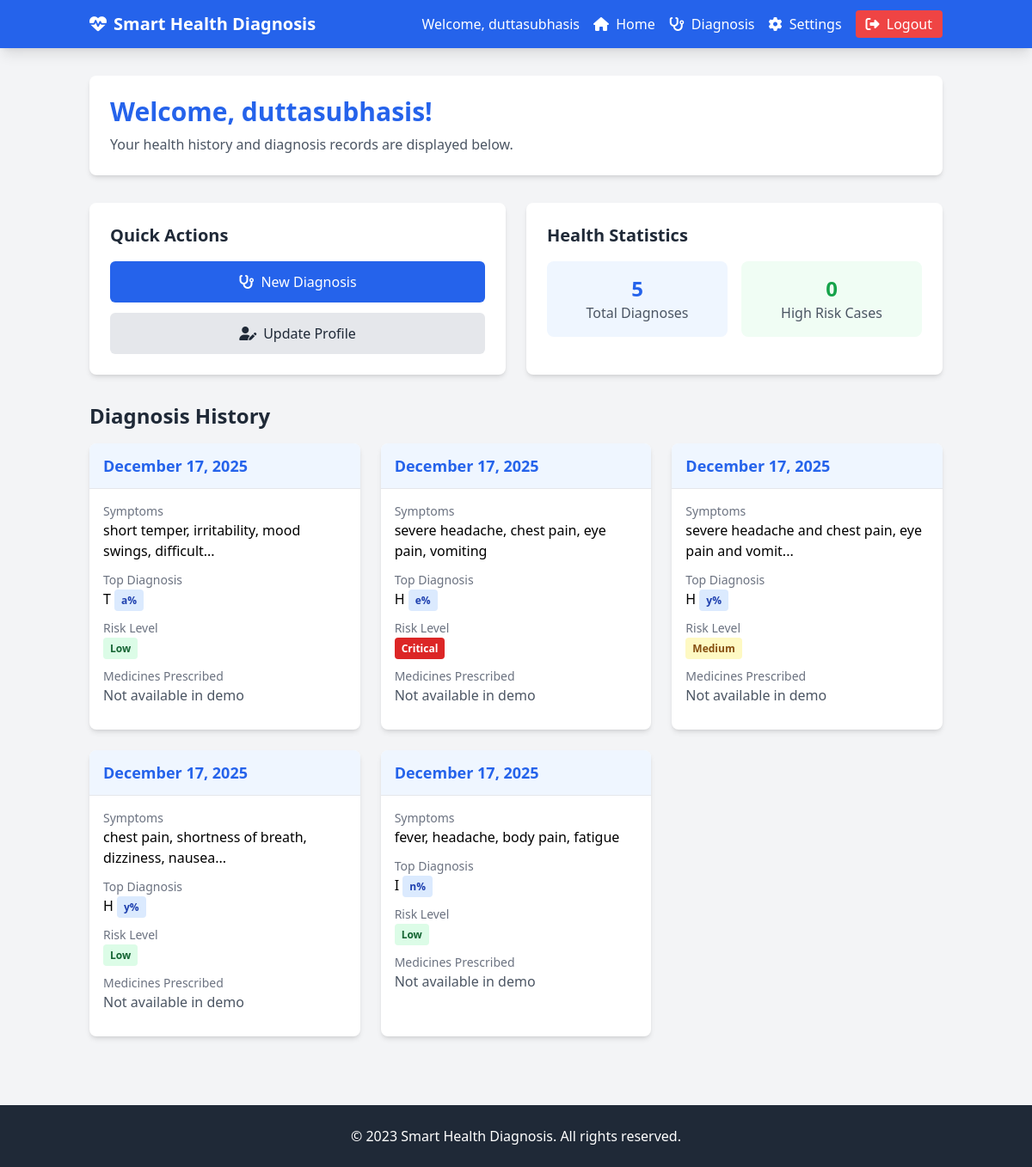
The app's page /home (signed in) with its own data.
### app/models.py (models this page shows, shortened)
class Diagnosis(db.Model):
    id = db.Column(db.Integer, primary_key=True)
    date = db.Column(db.DateTime, nullable=False, default=datetime.utcnow)
    symptoms = db.Column(db.Text, nullable=False)
    heart_rate = db.Column(db.Integer, nullable=True)
    pulse_rate = db.Column(db.Integer, nullable=True)
    systolic_bp = db.Column(db.Integer, nullable=True)
    diastolic_bp = db.Column(db.Integer, nullable=True)
    temperature = db.Column(db.Float, nullable=True)
    diagnosis_result = db.Column(db.JSON, nullable=False)  # Store as JSON
    user_id = db.Column(db.Integer, db.ForeignKey('user.id'), nullable=False)

### app/routes.py (the view)
@app.route('/home')
def home():
    if 'user_id' not in session:
        return redirect(url_for('login'))
    diagnoses = Diagnosis.query.filter_by(user_id=session['user_id']).order_by(Diagnosis.date.desc()).all()
    return render_template('home.html', diagnoses=diagnoses)

### app/__init__.py (called while the page is built)
@app.template_filter('from_json')
def from_json(value):
    try:
        return json.loads(value)
    except:
        return {}

### app/templates/home.html (shortened to what this page needs)
{% extends "base.html" %}
{% block content %}
<div class="bg-white rounded-lg shadow-md p-6 mb-8">
    <h1 class="text-3xl font-bold text-blue-600 mb-2">Welcome, {{ session.user_name }}!</h1>
    <p class="text-gray-600">Your health history and diagnosis records are displayed below.</p>
</div>
<div class="flex flex-col md:flex-row gap-6 mb-8">
    <div class="bg-white rounded-lg shadow-md p-6 flex-1">
        <h2 class="text-xl font-bold text-gray-800 mb-4">Quick Actions</h2>
        <a href="{{ url_for('diagnosis') }}"
           class="block w-full bg-blue-600 text-white text-center py-3 px-4 rounded-md hover:bg-blue-700 transition duration-300 mb-3">
            <i class="fas fa-stethoscope mr-2"></i>New Diagnosis
        </a>
        <a href="{{ url_for('settings') }}"
           class="block w-full bg-gray-200 text-gray-800 text-center py-3 px-4 rounded-md hover:bg-gray-300 transition duration-300">
            <i class="fas fa-user-edit mr-2"></i>Update Profile
        </a>
    </div>
    <div class="bg-white rounded-lg shadow-md p-6 flex-1">
        <h2 class="text-xl font-bold text-gray-800 mb-4">Health Statistics</h2>
        <div class="grid grid-cols-2 gap-4">
            <div class="bg-blue-50 p-4 rounded-lg text-center">
                <p class="text-2xl font-bold text-blue-600">{{ diagnoses|length }}</p>
                <p class="text-gray-600">Total Diagnoses</p>
            </div>
            <div class="bg-green-50 p-4 rounded-lg text-center">
                <p class="text-2xl font-bold text-green-600">
                    {% set high_risk_count = diagnoses|selectattr('diagnosis_result.risk_level', 'equalto', 'High')|list|length %}
                    {{ high_risk_count }}
                </p>
                <p class="text-gray-600">High Risk Cases</p>
            </div>
        </div>
    </div>
</div>
<h2 class="text-2xl font-bold text-gray-800 mb-4">Diagnosis History</h2>
{% if diagnoses %}
    <div class="grid grid-cols-1 md:grid-cols-2 lg:grid-cols-3 gap-6">
        {% for diagnosis in diagnoses %}
            {% set result = diagnosis.diagnosis_result|from_json %}
            <div class="bg-white rounded-lg shadow-md overflow-hidden">
                <div class="bg-blue-50 px-4 py-3 border-b">
                    <h3 class="font-bold text-lg text-blue-600">
                        {{ diagnosis.date.strftime('%B %d, %Y') }}
                    </h3>
                </div>
                <div class="p-4">
                    <div class="mb-3">
                        <p class="text-sm text-gray-500">Symptoms</p>
                        <p class="font-medium">{{ diagnosis.symptoms[:50] }}{% if diagnosis.symptoms|length > 50 %}...{% endif %}</p>
                    </div>
                    <div class="mb-3">
                        <p class="text-sm text-gray-500">Top Diagnosis</p>
                        {% if result.diseases %}
                            {% set top_disease = result.diseases|first %}
                            <p class="font-medium">{{ top_disease[0] }}
                                <span class="bg-blue-100 text-blue-800 text-xs font-semibold px-2 py-1 rounded">
                                    {{ top_disease[1] }}%
                                </span>
                            </p>
                        {% endif %}
                    </div>
                    <div class="mb-3">
                        <p class="text-sm text-gray-500">Risk Level</p>
                        {% if result.risk_level == "Critical" %}
                            <span class="bg-red-600 text-white text-xs font-semibold px-2 py-1 rounded">
                                {{ result.risk_level }}
                            </span>
                        {% elif result.risk_level == "High" %}
                            <span class="bg-red-100 text-red-800 text-xs font-semibold px-2 py-1 rounded">
                                {{ result.risk_level }}
                            </span>
                        {% elif result.risk_level == "Medium" %}
                            <span class="bg-yellow-100 text-yellow-800 text-xs font-semibold px-2 py-1 rounded">
                                {{ result.risk_level }}
                            </span>
                        {% else %}
                            <span class="bg-green-100 text-green-800 text-xs font-semibold px-2 py-1 rounded">
                                {{ result.risk_level }}
                            </span>
                        {% endif %}
                    </div>
                    <div class="mb-3">
                        <p class="text-sm text-gray-500">Medicines Prescribed</p>
                        <p class="font-medium text-gray-600">Not available in demo</p>
                    </div>
                </div>
            </div>
        {% endfor %}
    </div>
{% endif %}
{% endblock %}

### app/templates/base.html (shortened to what this page needs)
<!DOCTYPE html>
<html lang="en">
<head>
    <script src="https://cdn.tailwindcss.com"></script>
    <link rel="stylesheet" href="https://cdnjs.cloudflare.com/ajax/libs/font-awesome/6.4.0/css/all.min.css">
</head>
<body class="bg-gray-100">
    <nav class="bg-blue-600 text-white shadow-lg">
        <div class="container mx-auto px-4 py-3 flex justify-between items-center">
            <a href="{{ url_for('home') }}" class="text-xl font-bold flex items-center">
                <i class="fas fa-heartbeat mr-2"></i>
                Smart Health Diagnosis
            </a>
            {% if session.user_id %}
            <div class="flex items-center space-x-4">
                <span class="hidden md:inline">Welcome, {{ session.user_name }}</span>
                <a href="{{ url_for('home') }}" class="hover:text-blue-200">
                    <i class="fas fa-home"></i>
                    <span class="ml-1 hidden md:inline">Home</span>
                </a>
                <a href="{{ url_for('diagnosis') }}" class="hover:text-blue-200">
                    <i class="fas fa-stethoscope"></i>
                    <span class="ml-1 hidden md:inline">Diagnosis</span>
                </a>
                <a href="{{ url_for('settings') }}" class="hover:text-blue-200">
                    <i class="fas fa-cog"></i>
                    <span class="ml-1 hidden md:inline">Settings</span>
                </a>
                <a href="{{ url_for('logout') }}" class="bg-red-500 hover:bg-red-600 px-3 py-1 rounded">
                    <i class="fas fa-sign-out-alt"></i>
                    <span class="ml-1 hidden md:inline">Logout</span>
                </a>
            </div>
            {% endif %}
        </div>
    </nav>
    <main class="container mx-auto px-4 py-8">
        {% block content %}{% endblock %}
    </main>
    <footer class="bg-gray-800 text-white py-6 mt-12">
        <div class="container mx-auto px-4 text-center">
            <p>&copy; 2023 Smart Health Diagnosis. All rights reserved.</p>
        </div>
    </footer>
</body>
</html>

### records on screen
Diagnosis: date "December 17, 2025", symptoms "short temper, irritability, mood swings, difficult", top_disease "T", top_disease "a", risk_level "Low"
Diagnosis: date "December 17, 2025", symptoms "severe headache, chest pain, eye pain, vomiting", top_disease "H", top_disease "e", risk_level "Critical"
Diagnosis: date "December 17, 2025", symptoms "severe headache and chest pain, eye pain and vomit", top_disease "H", top_disease "y", risk_level "Medium"
Diagnosis: date "December 17, 2025", symptoms "chest pain, shortness of breath, dizziness, nausea", top_disease "H", top_disease "y", risk_level "Low"
Diagnosis: date "December 17, 2025", symptoms "fever, headache, body pain, fatigue", top_disease "I", top_disease "n", risk_level "Low"

### other values on screen
{{ session.user_name }} "duttasubhasis"
{{ diagnoses|length }} "5"
{{ high_risk_count }} "0"
